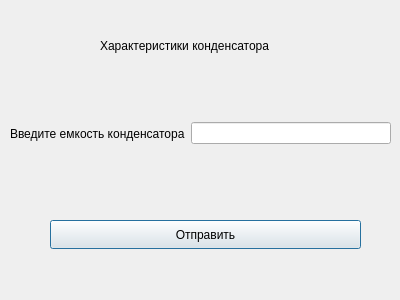
<?xml version="1.0" encoding="UTF-8"?>
<ui version="4.0">
 <class>Capacitance_form</class>
 <widget class="QDialog" name="Capacitance_form">
  <property name="geometry">
   <rect>
    <x>0</x>
    <y>0</y>
    <width>400</width>
    <height>300</height>
   </rect>
  </property>
  <property name="windowTitle">
   <string>Dialog</string>
  </property>
  <widget class="QWidget" name="horizontalLayoutWidget">
   <property name="geometry">
    <rect>
     <x>10</x>
     <y>90</y>
     <width>381</width>
     <height>87</height>
    </rect>
   </property>
   <layout class="QHBoxLayout" name="horizontalLayout">
    <item>
     <widget class="QLabel" name="label">
      <property name="text">
       <string>Введите емкость конденсатора</string>
      </property>
     </widget>
    </item>
    <item>
     <widget class="QLineEdit" name="lineEdit"/>
    </item>
   </layout>
  </widget>
  <widget class="QLabel" name="label_2">
   <property name="geometry">
    <rect>
     <x>100</x>
     <y>20</y>
     <width>251</width>
     <height>51</height>
    </rect>
   </property>
   <property name="text">
    <string>Характеристики конденсатора</string>
   </property>
  </widget>
  <widget class="QPushButton" name="pushButton">
   <property name="geometry">
    <rect>
     <x>50</x>
     <y>220</y>
     <width>311</width>
     <height>29</height>
    </rect>
   </property>
   <property name="text">
    <string>Отправить</string>
   </property>
  </widget>
 </widget>
 <resources/>
 <connections/>
</ui>
